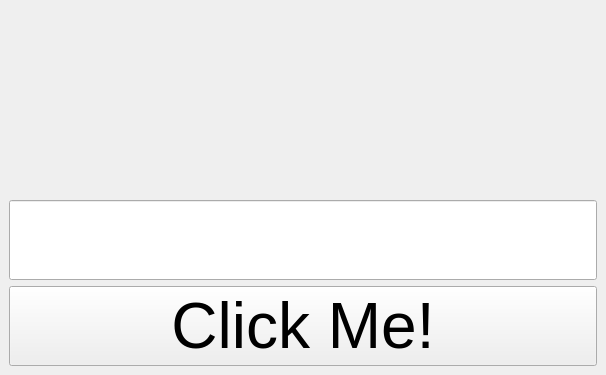
<?xml version="1.0" encoding="UTF-8"?>
<ui version="4.0">
 <class>MainWindow</class>
 <widget class="QMainWindow" name="MainWindow">
  <property name="geometry">
   <rect>
    <x>0</x>
    <y>0</y>
    <width>606</width>
    <height>375</height>
   </rect>
  </property>
  <property name="windowTitle">
   <string>MainWindow</string>
  </property>
  <widget class="QWidget" name="centralwidget">
   <layout class="QVBoxLayout" name="verticalLayout">
    <item>
     <widget class="QLabel" name="etiqueta">
      <property name="text">
       <string/>
      </property>
     </widget>
    </item>
    <item>
     <widget class="QLineEdit" name="texto">
      <property name="font">
       <font>
        <pointsize>48</pointsize>
       </font>
      </property>
     </widget>
    </item>
    <item>
     <widget class="QPushButton" name="boton">
      <property name="font">
       <font>
        <pointsize>48</pointsize>
       </font>
      </property>
      <property name="text">
       <string>Click Me!</string>
      </property>
     </widget>
    </item>
   </layout>
  </widget>
 </widget>
 <resources/>
 <connections/>
</ui>
